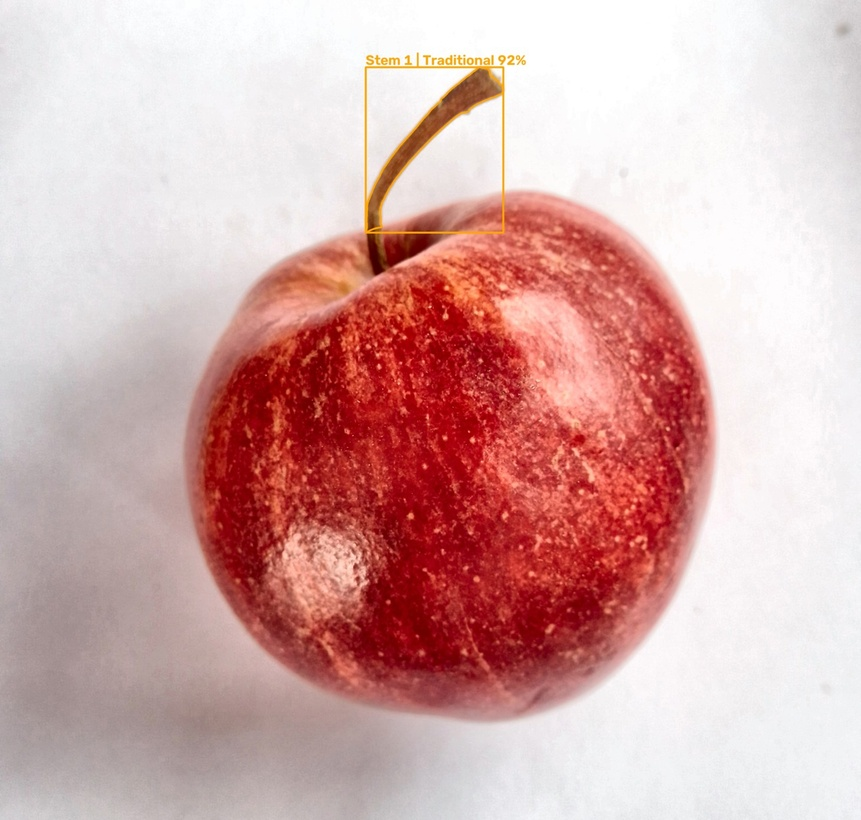
#> input picture stem/stem_dataset_raw/Apple (1).jpg, 861 x 820 px, shrunk from 1460 x 1390 before the run; its folder holds only this picture in this run
$ python -i detector.py   (imports and definitions only)
#> lines starting #> are read from the running program, lines starting #| are printed output that depends on the picture; after the words box and inside, x2 and y2 are one past the last pixel; in counts of white or black regions, pixels touching at a corner belong together
#> further down, picture is the input picture: shape (820, 861, 3); mean B, G, R 170, 172, 213
"""Stem/crown/calyx detection: Traditional (classical CV), YOLO, Hybrid, and
Automatic (YOLO with a traditional fallback)."""

from __future__ import annotations

import os
from dataclasses import dataclass, field
from time import perf_counter
from typing import Optional

import cv2
import numpy as np

from . import preprocessing as _preprocessing

try:
    from ultralytics import YOLO
    _ULTRALYTICS_AVAILABLE = True
except ImportError:
    _ULTRALYTICS_AVAILABLE = False

# Prefer locally trained weights; fall back to the standard models/ path.
_DEFAULT_MODEL_CANDIDATES = (
    "runs/detect/fruit_stem_detector_v3/weights/best.pt",
    "models/best.pt",
)

# Stems/crowns show up as green (fresh) or brown (dried) in HSV.
_STEM_HSV_RANGES = (
    ((25, 40, 20), (95, 255, 200)),   # green
    ((5, 30, 20), (25, 200, 150)),    # brown
)


@dataclass
class Detection:
    bbox: tuple[float, float, float, float]  # (x1, y1, x2, y2) in pixels
    confidence: float
    method: str = ""
    contour: Optional[np.ndarray] = field(default=None, repr=False)


class StemDetector:
    def __init__(self, model_path: Optional[str] = None):
        if model_path is None:
            model_path = next(
                (p for p in _DEFAULT_MODEL_CANDIDATES if os.path.isfile(p)),
                _DEFAULT_MODEL_CANDIDATES[-1],
            )
        self.model_path = model_path
        self.yolo_ready = False
        self._model = None
        if _ULTRALYTICS_AVAILABLE and os.path.isfile(model_path):
            try:
                self._model = YOLO(model_path)
                self.yolo_ready = True
            except Exception:
                self._model = None
                self.yolo_ready = False

    # Traditional: classical HSV segmentation + morphology, no model needed.
    # [7 lines left out: function detect_traditional, not called in this run]

    def traditional_mask(self, image: np.ndarray, top_fraction: float = 0.45) -> np.ndarray:
        """Binary stem-colour mask before contour extraction, exposed for the UI."""
#> called with top_fraction = 0.45
        h, w = image.shape[:2]
#> h = 820; w = 861
        hsv = cv2.cvtColor(image, cv2.COLOR_BGR2HSV)
#> hsv: shape (820, 861, 3); mean H, S, V 80, 63.9, 213.4

        mask = np.zeros((h, w), dtype=np.uint8)
        for lo, hi in _STEM_HSV_RANGES:
            mask |= cv2.inRange(hsv, np.array(lo, dtype=np.uint8), np.array(hi, dtype=np.uint8))
#> this loop made 2 passes
#> pass 1, in traditional_mask, `mask |= cv2.inRange(hsv, np.array(lo, dtype=np.uint8), np.array(hi, dt..`:
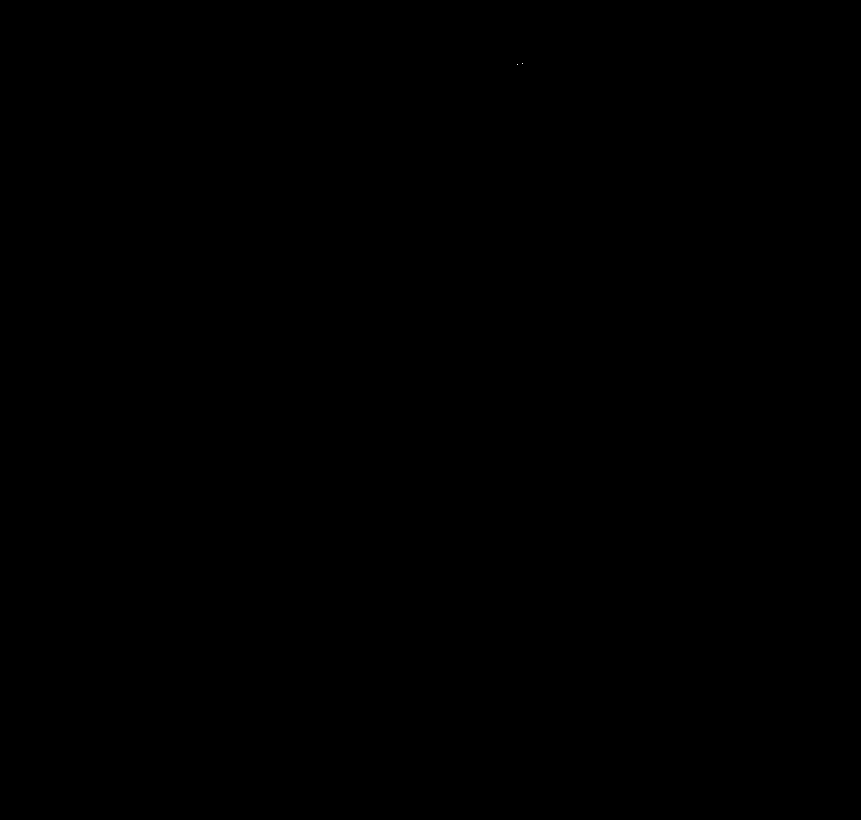
#> mask: shape (820, 861); 0% white in thin lines or dots, all inside (x1, y1, x2, y2) = (517, 63, 523, 65)
#> pass 2, in traditional_mask, `mask |= cv2.inRange(hsv, np.array(lo, dtype=np.uint8), np.array(hi, dt..`:
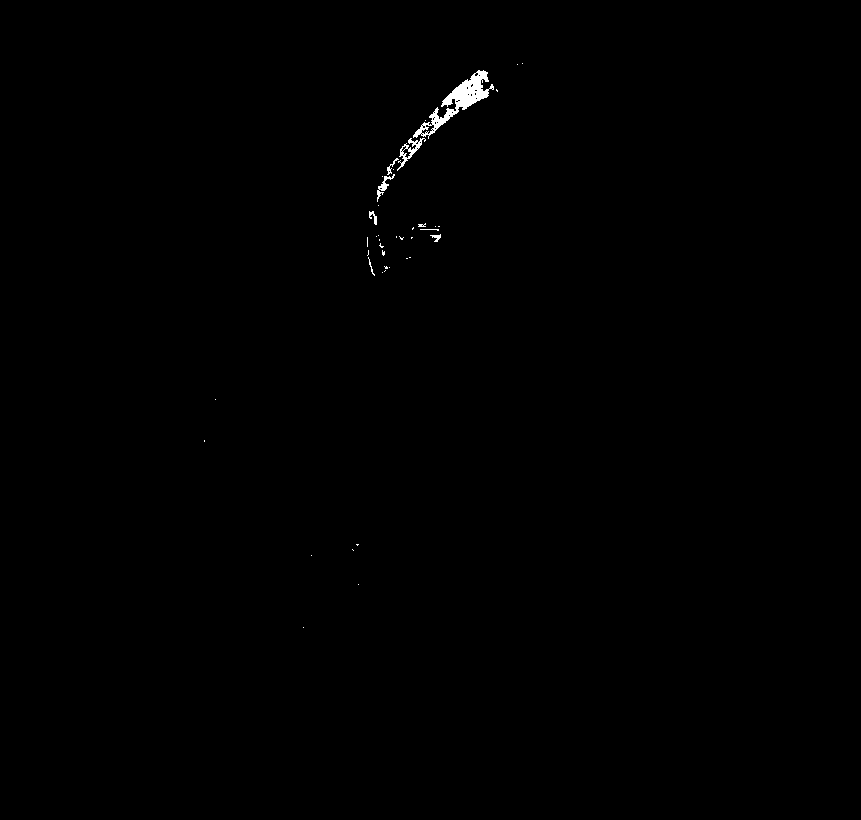
#> mask: shape (820, 861); 0.29% white; 42 white regions (33 under 20 px), largest, box (x1, y1, x2, y2) and area: (413, 70, 494, 139) 1362, (397, 138, 426, 171) 241, (377, 174, 395, 202) 127

        kernel = cv2.getStructuringElement(cv2.MORPH_ELLIPSE, (3, 3))
        mask = cv2.morphologyEx(mask, cv2.MORPH_OPEN, kernel, iterations=1)
#> mask: shape (820, 861); 0.23% white; 19 white regions (11 under 20 px), largest, box (x1, y1, x2, y2) and area: (428, 70, 489, 136) 1181, (400, 142, 422, 167) 123, (413, 126, 428, 138) 61
        mask = cv2.morphologyEx(mask, cv2.MORPH_CLOSE, kernel, iterations=2)
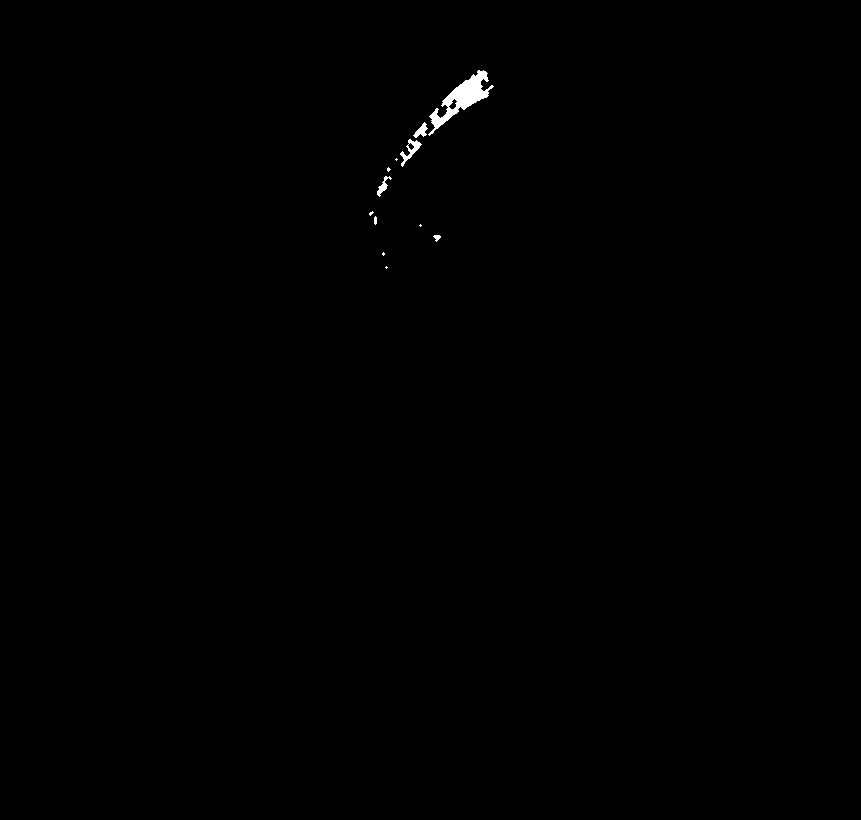
#> mask: shape (820, 861); 0.25% white; 12 white regions (6 under 20 px), largest, box (x1, y1, x2, y2) and area: (428, 70, 494, 136) 1267, (400, 139, 422, 167) 193, (413, 122, 428, 138) 111, (377, 176, 392, 197) 104, (433, 235, 441, 242) 33, (374, 216, 377, 225) 23
        mask[int(h * top_fraction):, :] = 0
        return mask

    # [135 lines left out: functions _detect_traditional_impl, detect_yolo, detect_hybrid, detect, _validate_yolo_boxes, annotate and 2 more, not called in this run]

>>> import cv2
>>> picture = cv2.imread('stem_dataset_raw/Apple (1).jpg')
>>> result = StemDetector().traditional_mask(picture)

$ run again, on stem/stem_dataset_raw/Apple (2).jpg
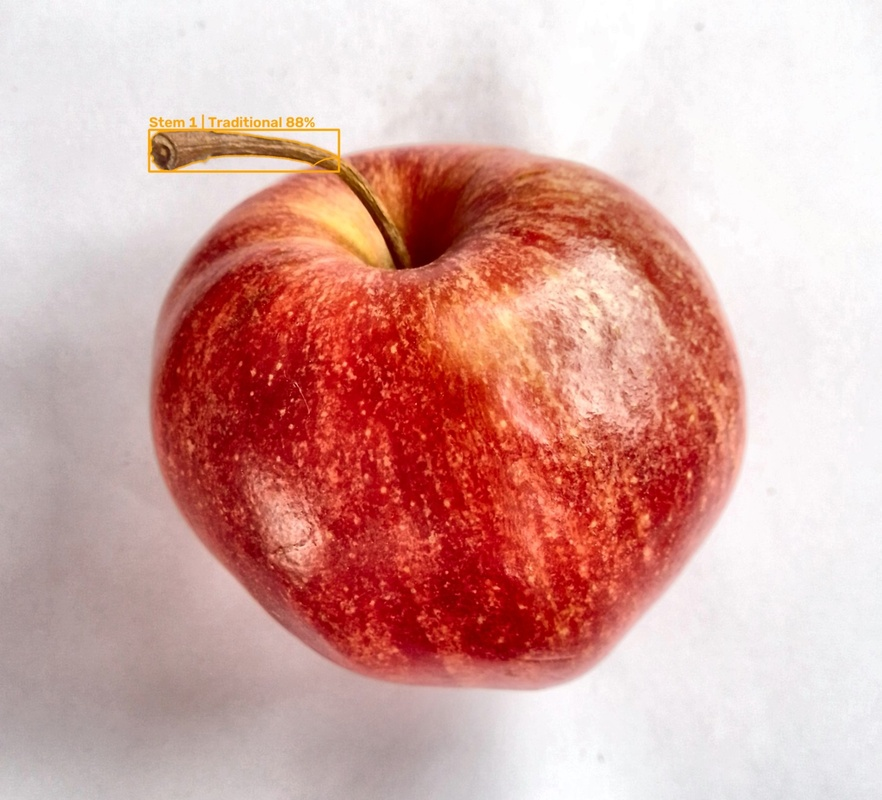
#> input picture stem/stem_dataset_raw/Apple (2).jpg, 882 x 800 px, shrunk from 1460 x 1325 before the run
#> picture is the input picture: shape (800, 882, 3); mean B, G, R 160.3, 166.2, 214.4
#> hsv: shape (800, 882, 3); mean H, S, V 74.1, 74.9, 214.7
#> the loop in traditional_mask, `for lo, hi in _STEM_HSV_RANGES:` made 2 passes
#> pass 2, in traditional_mask, `mask |= cv2.inRange(hsv, np.array(lo, dtype=np.uint8), np.array(hi, dt..`:
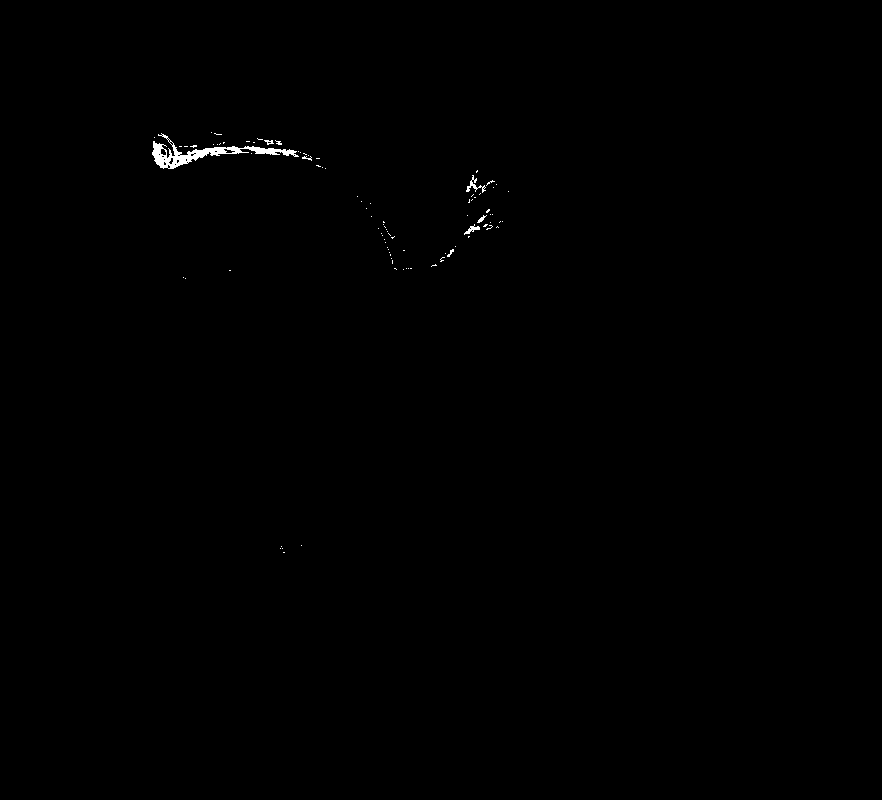
#> mask: shape (800, 882); 0.24% white; 92 white regions (85 under 20 px), largest, box (x1, y1, x2, y2) and area: (152, 133, 299, 169) 1214, (466, 175, 486, 193) 97, (464, 224, 480, 235) 64

$ run again, on stem/stem_dataset_raw/Apple (3).jpg
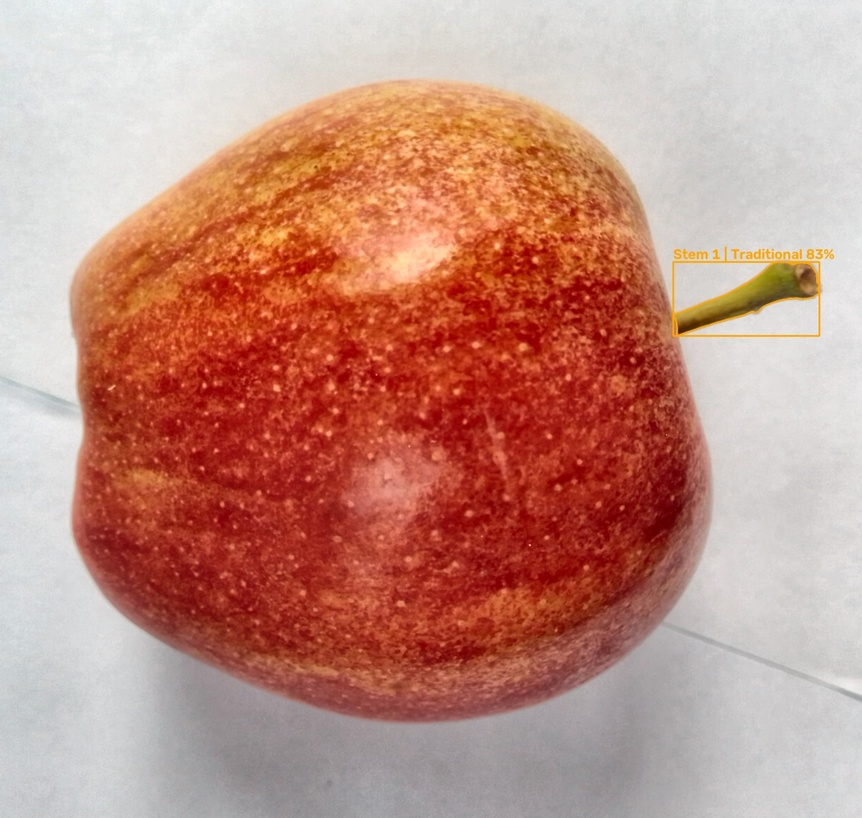
#> input picture stem/stem_dataset_raw/Apple (3).jpg, 862 x 818 px, shrunk from 1460 x 1385 before the run
#> picture is the input picture: shape (818, 862, 3); mean B, G, R 129.5, 143.2, 194.2
#> hsv: shape (818, 862, 3); mean H, S, V 40.5, 94.2, 194.7
#> the loop in traditional_mask, `for lo, hi in _STEM_HSV_RANGES:` made 2 passes
#> pass 2, in traditional_mask, `mask |= cv2.inRange(hsv, np.array(lo, dtype=np.uint8), np.array(hi, dt..`:
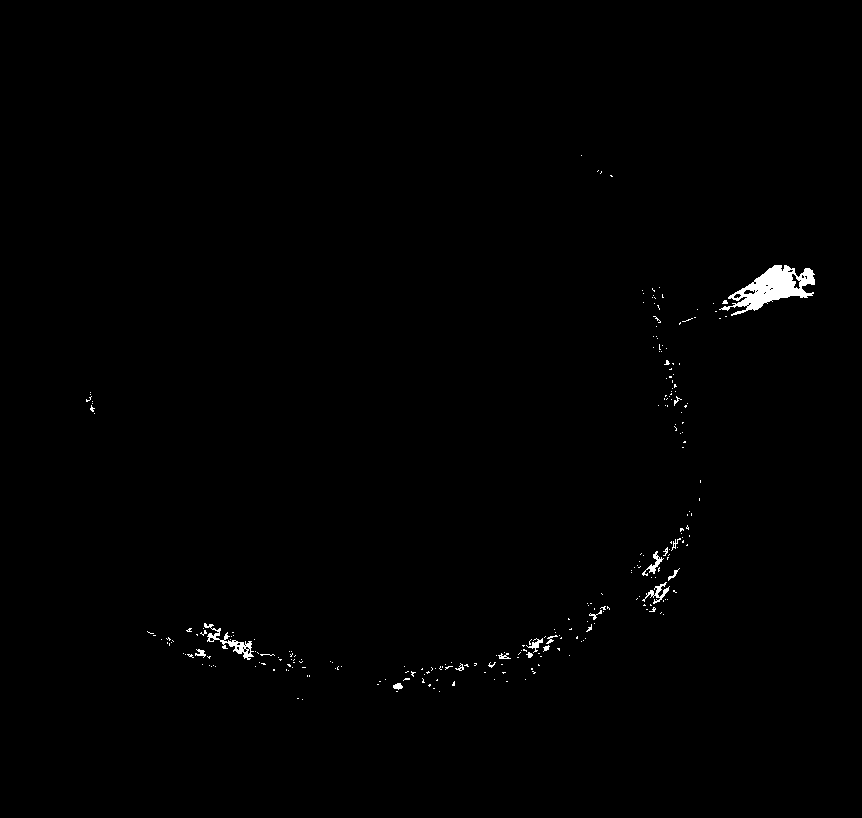
#> mask: shape (818, 862); 0.58% white; 258 white regions (241 under 20 px), largest, box (x1, y1, x2, y2) and area: (719, 265, 815, 316) 2034, (204, 623, 254, 660) 424, (642, 582, 670, 604) 180
#> in traditional_mask, `mask = cv2.morphologyEx(mask, cv2.MORPH_OPEN, kernel, iterations=1)`:
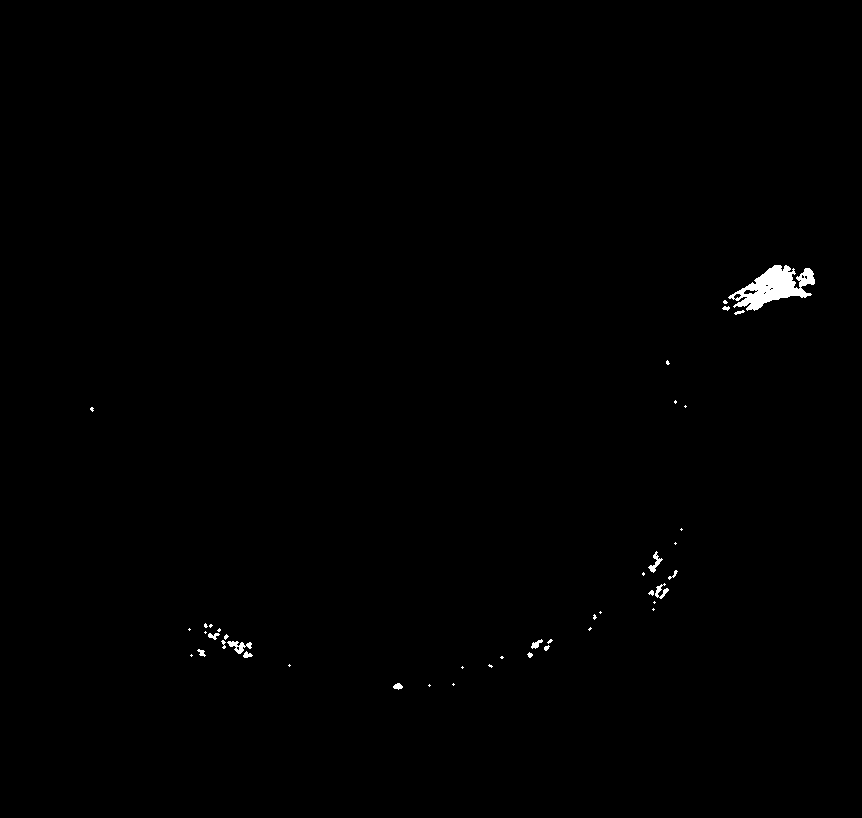
#> mask: shape (818, 862); 0.41% white; 43 white regions (27 under 20 px), largest, box (x1, y1, x2, y2) and area: (728, 265, 815, 311) 1920, (227, 641, 252, 654) 149, (648, 551, 663, 573) 107

$ run again, on stem/stem_dataset_raw/Apple (4).jpg
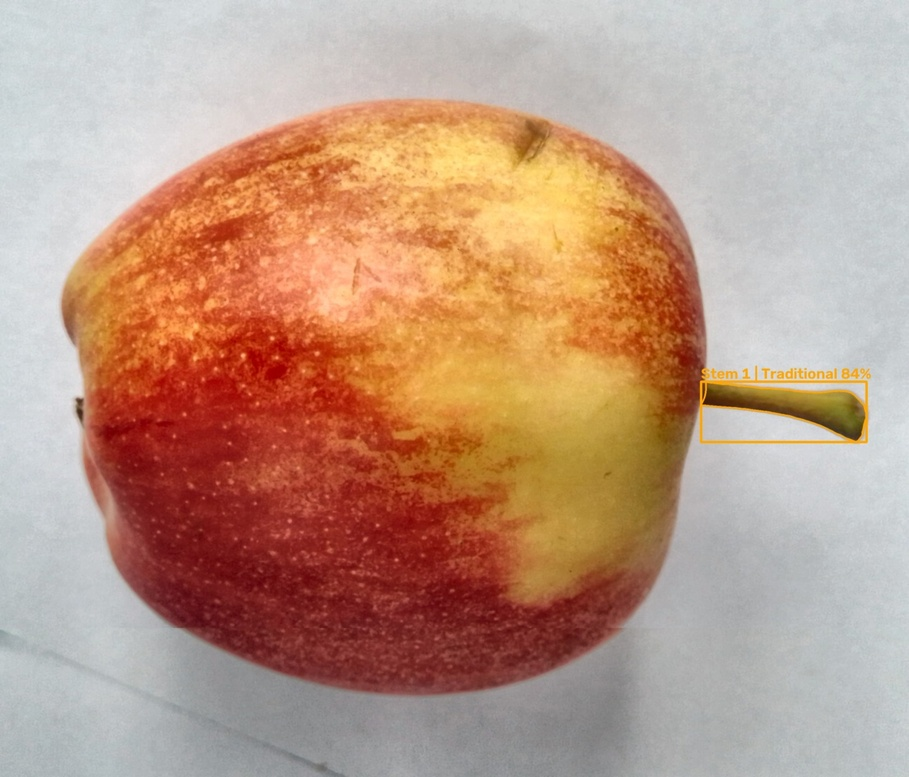
#> input picture stem/stem_dataset_raw/Apple (4).jpg, 909 x 777 px, shrunk from 1460 x 1248 before the run
#> picture is the input picture: shape (777, 909, 3); mean B, G, R 132.6, 152.9, 188.7
#> hsv: shape (777, 909, 3); mean H, S, V 53.5, 85.3, 191.1
#> the loop in traditional_mask, `for lo, hi in _STEM_HSV_RANGES:` made 2 passes
#> pass 2, in traditional_mask, `mask |= cv2.inRange(hsv, np.array(lo, dtype=np.uint8), np.array(hi, dt..`:
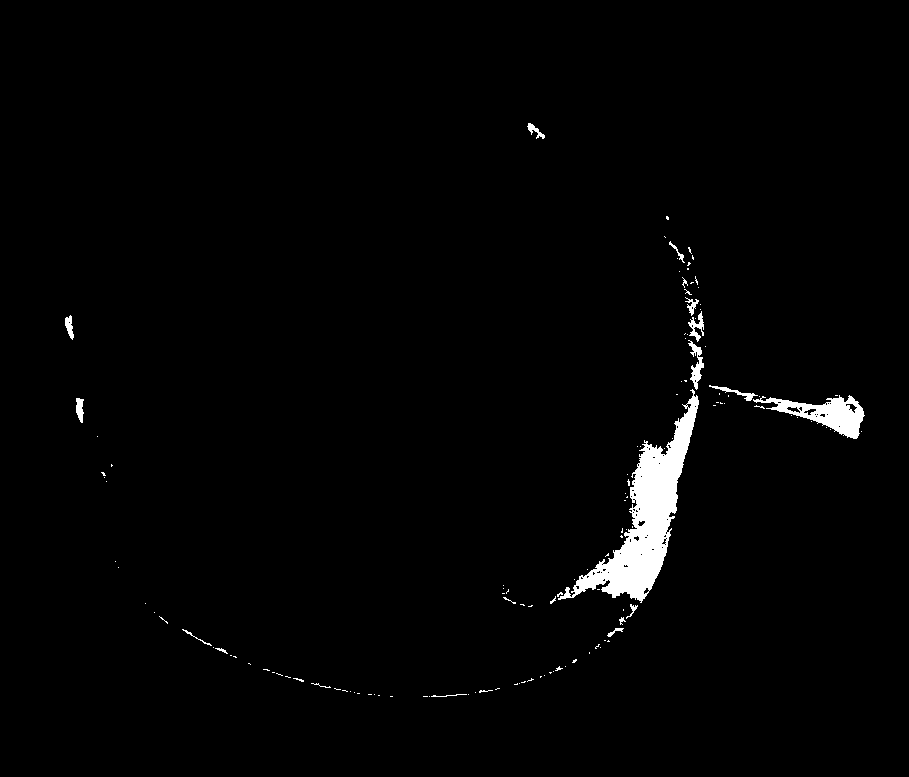
#> mask: shape (777, 909); 1.7% white; 132 white regions (112 under 20 px), largest, box (x1, y1, x2, y2) and area: (558, 389, 699, 603) 8115, (753, 395, 865, 439) 1925, (688, 340, 704, 390) 322
#> in traditional_mask, `mask = cv2.morphologyEx(mask, cv2.MORPH_OPEN, kernel, iterations=1)`:
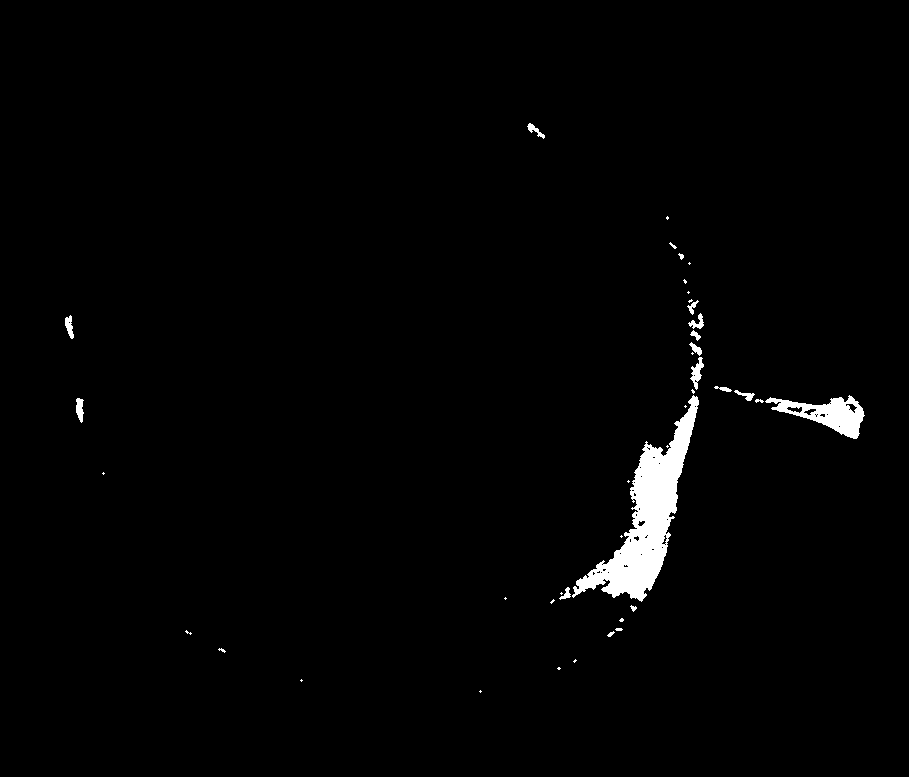
#> mask: shape (777, 909); 1.6% white; 41 white regions (22 under 20 px), largest, box (x1, y1, x2, y2) and area: (572, 395, 699, 602) 7838, (765, 395, 865, 439) 1842, (690, 357, 704, 390) 204
